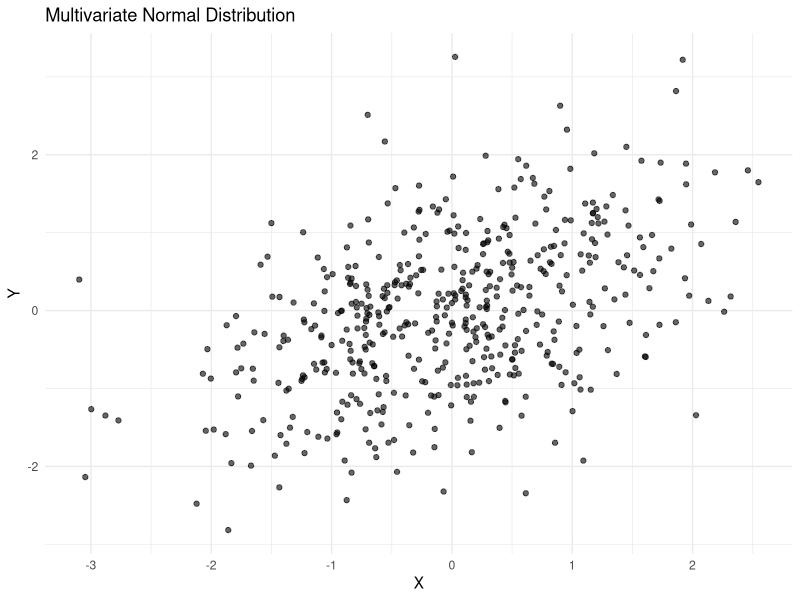

This chart was generated by the following R code:
# multivariate-normal.R
# This script generates and plots a multivariate normal distribution.
# 1. Install necessary packages if not already installed
if (!requireNamespace("MASS", quietly = TRUE)) install.packages("MASS")
if (!requireNamespace("ggplot2", quietly = TRUE)) install.packages("ggplot2")
# 2. Load required libraries
library(MASS)
library(ggplot2)
# 3. Set seed for reproducibility
set.seed(42)
# 4. Define mean vector and covariance matrix
mu <- c(0, 0) # Mean vector
sigma <- matrix(c(1, 0.5,
                  0.5, 1), 2, 2) # Covariance matrix
# 5. Generate multivariate normal data
data <- mvrnorm(n = 500, mu = mu, Sigma = sigma)
# 6. Convert to a data frame for plotting
df <- data.frame(X = data[,1], Y = data[,2])
# 7. Plot the generated distribution
ggplot(df, aes(x = X, y = Y)) +
  geom_point(alpha = 0.6) +
  theme_minimal() +
  ggtitle("Multivariate Normal Distribution")